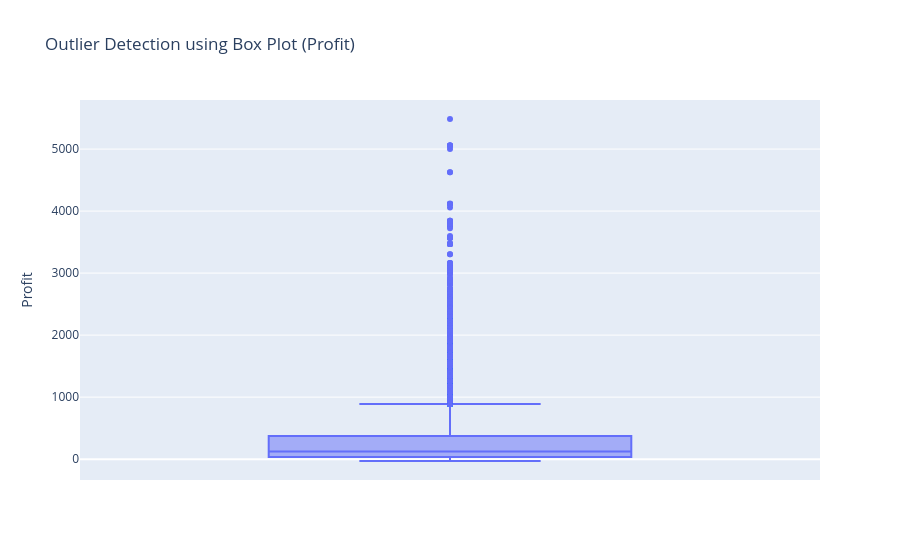

The code cell stored with this chart in its notebook:
### Code cell
fig = px.box(
    df,
    y="Profit",   
    title="Outlier Detection using Box Plot (Profit)"
)

fig.show()

### Figure 1 — Plotly figure (JSON) as saved in the notebook; plotly's stock layout.template omitted (floating-point values rounded to 4 significant figures; data arrays with more than 128 entries replaced by an {"elided": "..."} marker saying what was removed)
{"data": [{"alignmentgroup": "True", "hovertemplate": "Profit=%{y}<extra></extra>", "legendgroup": "", "marker": {"color": "#636efa"}, "name": "", "notched": false, "offsetgroup": "", "orientation": "v", "showlegend": false, "type": "box", "x0": " ", "xaxis": "x", "y": {"elided": "35433 int values"}, "y0": " ", "yaxis": "y"}], "layout": {"boxmode": "group", "legend": {"tracegroupgap": 0}, "title": {"text": "Outlier Detection using Box Plot (Profit)"}, "xaxis": {"anchor": "y", "domain": [0, 1]}, "yaxis": {"anchor": "x", "domain": [0, 1], "title": {"text": "Profit"}}}}
